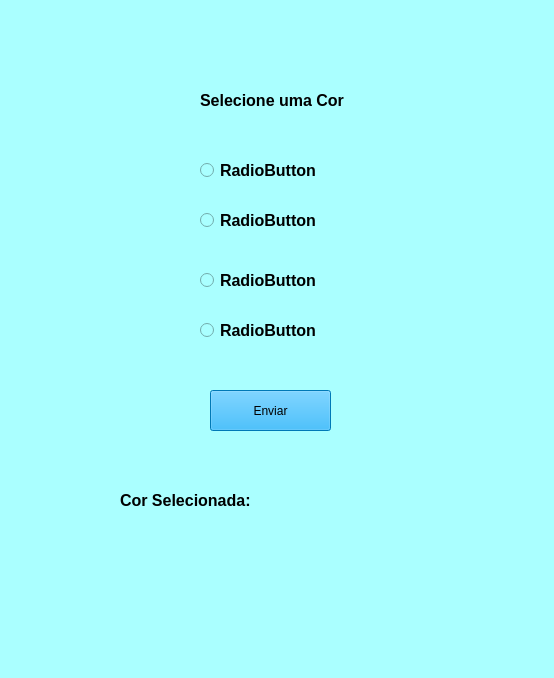
<?xml version="1.0" encoding="UTF-8"?>
<ui version="4.0">
 <class>MainWindow</class>
 <widget class="QMainWindow" name="MainWindow">
  <property name="geometry">
   <rect>
    <x>0</x>
    <y>0</y>
    <width>554</width>
    <height>678</height>
   </rect>
  </property>
  <property name="windowTitle">
   <string>MainWindow</string>
  </property>
  <property name="styleSheet">
   <string notr="true">background-color: rgb(170, 255, 255);</string>
  </property>
  <widget class="QWidget" name="centralwidget">
   <widget class="QRadioButton" name="radioButton">
    <property name="geometry">
     <rect>
      <x>200</x>
      <y>160</y>
      <width>180</width>
      <height>20</height>
     </rect>
    </property>
    <property name="font">
     <font>
      <pointsize>12</pointsize>
      <weight>75</weight>
      <bold>true</bold>
     </font>
    </property>
    <property name="text">
     <string>RadioButton</string>
    </property>
   </widget>
   <widget class="QRadioButton" name="radioButton_2">
    <property name="geometry">
     <rect>
      <x>200</x>
      <y>210</y>
      <width>180</width>
      <height>20</height>
     </rect>
    </property>
    <property name="font">
     <font>
      <pointsize>12</pointsize>
      <weight>75</weight>
      <bold>true</bold>
     </font>
    </property>
    <property name="text">
     <string>RadioButton</string>
    </property>
   </widget>
   <widget class="QRadioButton" name="radioButton_3">
    <property name="geometry">
     <rect>
      <x>200</x>
      <y>270</y>
      <width>180</width>
      <height>20</height>
     </rect>
    </property>
    <property name="font">
     <font>
      <pointsize>12</pointsize>
      <weight>75</weight>
      <bold>true</bold>
     </font>
    </property>
    <property name="text">
     <string>RadioButton</string>
    </property>
   </widget>
   <widget class="QRadioButton" name="radioButton_4">
    <property name="geometry">
     <rect>
      <x>200</x>
      <y>320</y>
      <width>180</width>
      <height>20</height>
     </rect>
    </property>
    <property name="font">
     <font>
      <pointsize>12</pointsize>
      <weight>75</weight>
      <bold>true</bold>
     </font>
    </property>
    <property name="text">
     <string>RadioButton</string>
    </property>
   </widget>
   <widget class="QLabel" name="label">
    <property name="geometry">
     <rect>
      <x>200</x>
      <y>90</y>
      <width>300</width>
      <height>20</height>
     </rect>
    </property>
    <property name="font">
     <font>
      <pointsize>12</pointsize>
      <weight>75</weight>
      <bold>true</bold>
     </font>
    </property>
    <property name="text">
     <string>Selecione uma Cor</string>
    </property>
   </widget>
   <widget class="QPushButton" name="pushButton">
    <property name="geometry">
     <rect>
      <x>210</x>
      <y>390</y>
      <width>121</width>
      <height>41</height>
     </rect>
    </property>
    <property name="styleSheet">
     <string notr="true">background-color: rgb(0, 170, 255);</string>
    </property>
    <property name="text">
     <string>Enviar</string>
    </property>
   </widget>
   <widget class="QLabel" name="label_2">
    <property name="geometry">
     <rect>
      <x>120</x>
      <y>490</y>
      <width>400</width>
      <height>20</height>
     </rect>
    </property>
    <property name="font">
     <font>
      <pointsize>12</pointsize>
      <weight>75</weight>
      <bold>true</bold>
     </font>
    </property>
    <property name="text">
     <string>Cor Selecionada: </string>
    </property>
   </widget>
  </widget>
  <widget class="QMenuBar" name="menubar">
   <property name="geometry">
    <rect>
     <x>0</x>
     <y>0</y>
     <width>554</width>
     <height>22</height>
    </rect>
   </property>
  </widget>
  <widget class="QStatusBar" name="statusbar"/>
 </widget>
 <resources/>
 <connections/>
</ui>
